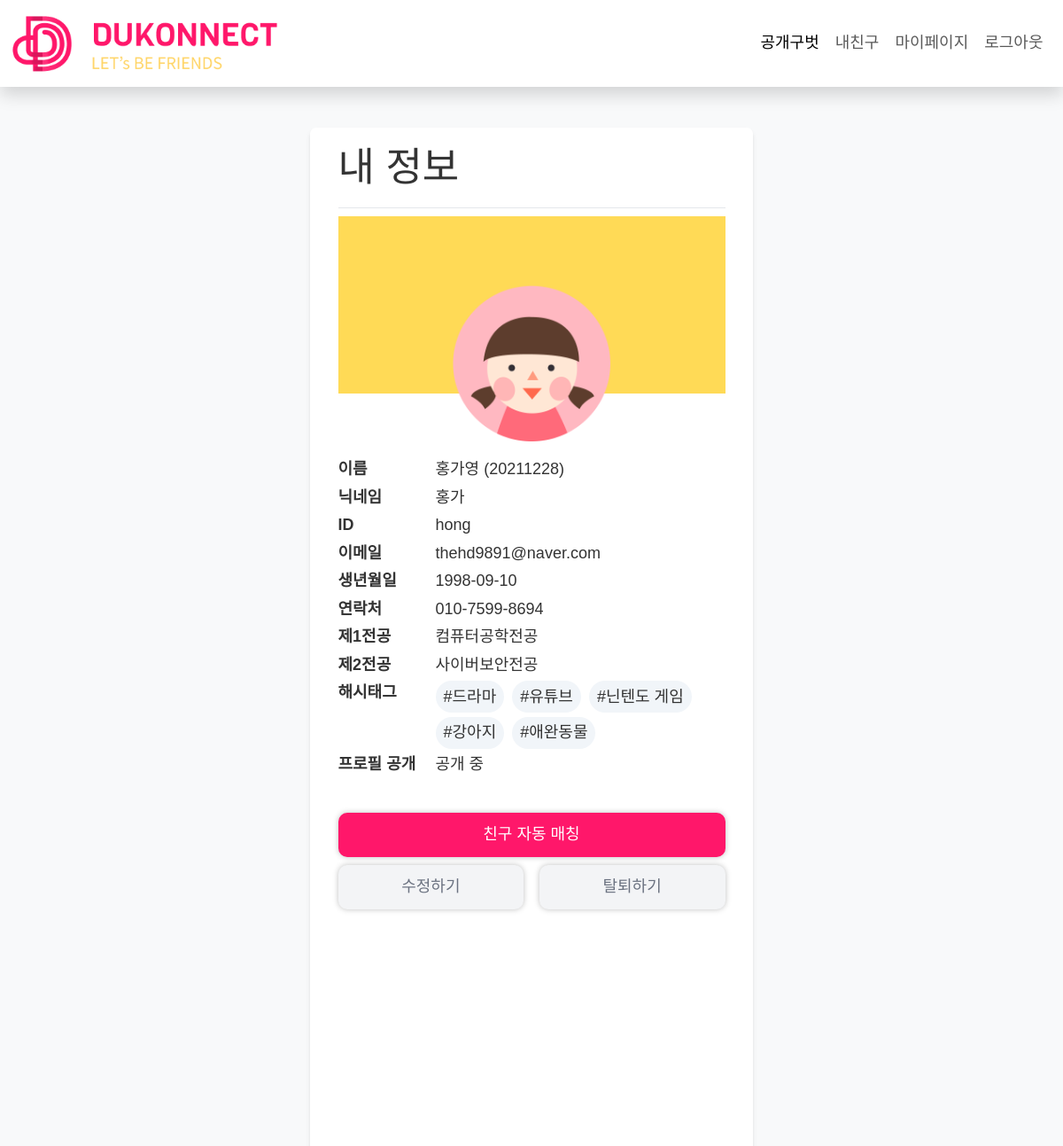
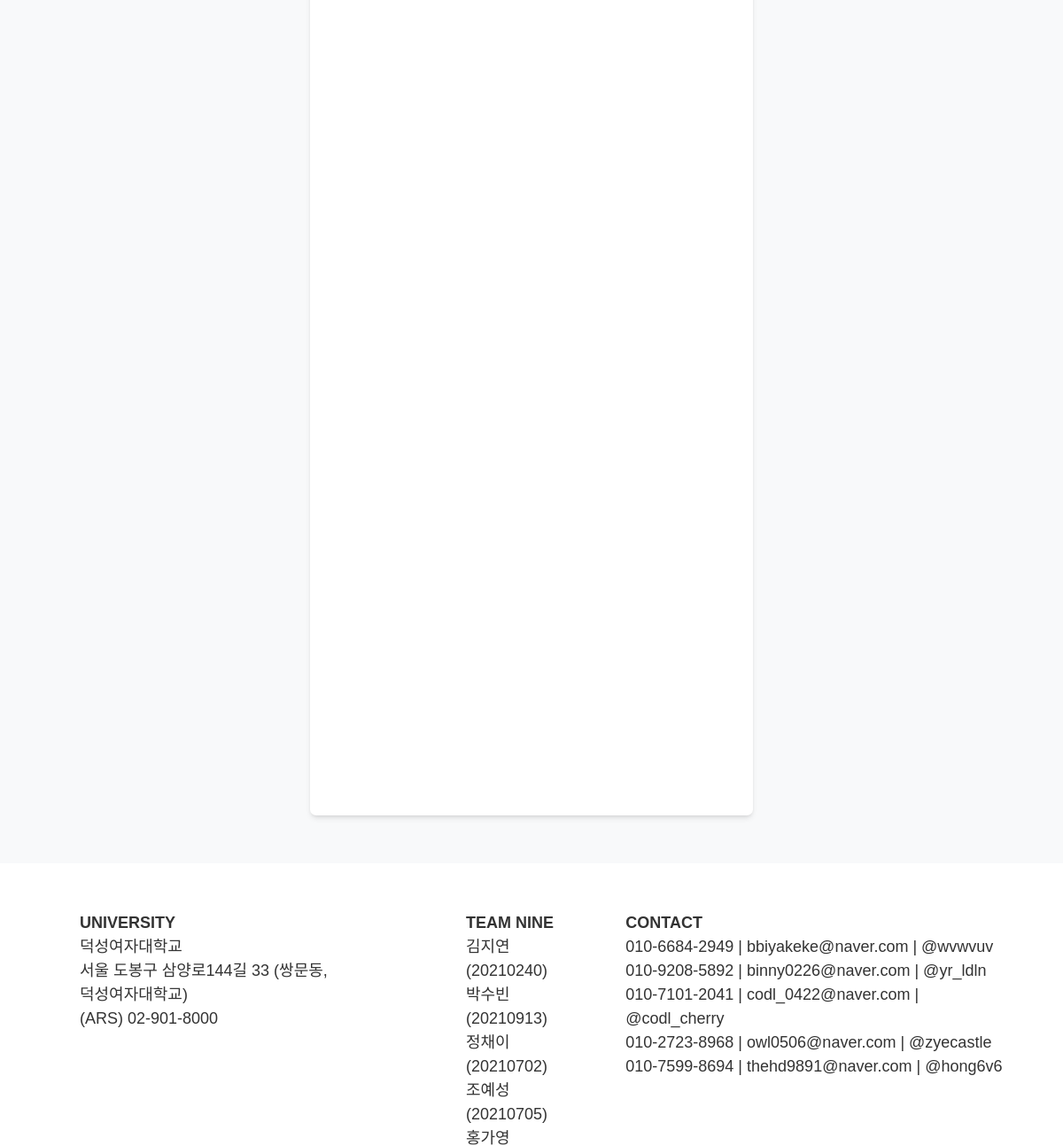
The page /mypage/ (signed in) on the database its author committed (2 pictures, top to bottom).
### app/models.py (models this page shows, shortened)
class User(AbstractUser):
    major = [
        ('국어국문학전공', '국어국문학전공'),
        ('일어일문학전공', '일어일문학전공'),
        ('중어중문학전공', '중어중문학전공'),
        ('영어영문학전공', '영어영문학전공'),
        ('불어불문학전공', '불어불문학전공'),
        ('독어독문학전공', '독어독문학전공'),
        ('스페인어전공', '스페인어전공'),
        ('사학전공', '사학전공'),
        ('철학전공', '철학전공'),
        ('미술사학전공', '미술사학전공'),
        ('경영학전공', '경영학전공'),
        ('회계학전공', '회계학전공'),
        ('국제통상학전공', '국제통상학전공'),
        ('법학전공', '법학전공'),
        ('문헌정보학전공', '문헌정보학전공'),
        ('사회학전공', '사회학전공'),
        ('심리학전공', '심리학전공'),
        ('아동가족학전공', '아동가족학전공'),
        ('사회복지학전공', '사회복지학전공'),
        ('정치외교학전공', '정치외교학전공'),
        ('의상디자인전공', '의상디자인전공'),
        ('유아교육과', '유아교육과'),
        ('디지털소프트웨어공학부', '디지털소프트웨어공학부'),
        ('컴퓨터공학전공', '컴퓨터공학전공'),
        ('IT미디어공학전공', 'IT미디어공학전공'),
        ('사이버보안전공', '사이버보안전공'),
        ('소프트웨어전공', '소프트웨어전공'),
        ('바이오공학전공', '바이오공학전공'),
        ('수학전공', '수학전공'),
        ('정보통계학전공', '정보통계학전공'),
        ('화학전공', '화학전공'),
        ('식품영양학전공', '식품영양학전공'),
        ('생활체육학전공', '생활체육학전공'),
        ('동양화전공', '동양화전공'),
        ('서양화전공', '서양화전공'),
        ('실내디자인전공', '실내디자인전공'),
        ('시각디자인전공', '시각디자인전공'),
        ('텍스타일디자인전공', '텍스타일디자인전공'),
        ('한국학전공', '한국학전공'),
        ('한국어교육전공', '한국어교육전공'),
        ('가상현실융합학과', '가상현실융합학과'),
        ('데이터사이언스학과', '데이터사이언스학과'),
    ]
    name = models.CharField(max_length=20, name="name")
    nickname = models.CharField(max_length=20, name="nickname", null=True)
    studentID = models.IntegerField(name="studentID")
    birth = models.DateField(null=True, name="birth")
    tel = models.CharField(max_length=20, name="tel")
    major1 = models.CharField(max_length=20, choices=major)
    major2 = models.CharField(max_length=20, choices=major, null=True)
    tag = models.ManyToManyField(Tag, blank=True)
    open_profile = models.BooleanField()
    prof_image = models.ImageField(upload_to='images/profile/%Y/%m/%d/', blank=True)
    back_image = models.ImageField(upload_to='images/background/%Y/%m/%d/', blank=True)
    friends = models.TextField(blank=True)
    liked = models.TextField(blank=True)
    like = models.TextField(blank=True)
    create_at = models.DateTimeField(auto_now_add=True)
    update_at = models.DateTimeField(auto_now=True)
    REQUIRED_FIELDS = ['name', 'studentID', 'birth', 'tel', 'open_profile']

class Tag(models.Model):
    name = models.CharField(max_length=50)
    slug = models.SlugField(max_length=200, unique=True, allow_unicode=True)

### app/views.py (the view)
# urls.py: path('mypage/', views.Mypage.as_view(), name='mypage'),
class Mypage(LoginRequiredMixin, DetailView):
    model = User
    template_name = 'mypage.html'
    def get_object(self, queryset=None):
        return self.request.user

### app/templates/mypage.html (shortened to what this page needs)
{% extends 'module/sm_base.html' %}
{% load static %}
{% block title %}내 정보{% endblock %}
{% block content %}
    <div class="w-full h-[200px] overflow-hidden">
    </div>
    {% if object.prof_image %}
        <img src="{{ object.prof_image.url }}" alt="프로필 사진" class="w-40 h-40 block mt-[-7rem] mx-auto">
    {% else %}
        <img src="{% static 'images/profile/prof.png' %}" class="w-40 h-40 block mt-[-7rem] mx-auto" >
    {% endif %}
    <div class="info mt-3">
        <ul class="p-0">
            <li class="flex min-h-[1.75rem]">
                <b class="min-w-[110px] block">이름</b>
                {{ object.name }} ({{ object.studentID}})
            </li>
            <li class="flex min-h-[1.75rem]">
                <b class="min-w-[110px] block">닉네임</b>
                {{ object.nickname }}
            </li>
            <li class="flex min-h-[1.75rem]">
                <b class="min-w-[110px] block">ID</b>
                {{ object.username }}
            </li>
            <li class="flex min-h-[1.75rem]">
                <b class="min-w-[110px] block">이메일</b>
                {{ object.email }}
            </li>
            <li class="flex min-h-[1.75rem]">
                <b class="min-w-[110px] block">생년월일</b>
                {{ object.birth | date:"Y-m-d"  }}
            </li>
            <li class="flex min-h-[1.75rem]">
                <b class="min-w-[110px] block">연락처</b>
                {{ object.tel }}
            </li>
            <li class="flex min-h-[1.75rem]">
                <b class="min-w-[110px] block">제1전공</b>
                {{ object.major1 }}
            </li>
            <li class="flex min-h-[1.75rem]">
                <b class="min-w-[110px] block">제2전공</b>
                {{ object.major2 }}
            </li>
            <li class="flex min-h-[1.75rem]">
                <b class="min-w-[110px] block">해시태그</b>
                <ul class="p-0 flex flex-wrap">
                    {% for t in object.tag.all %}
                    <li class="bg-slate-100 block rounded-3xl mr-2 px-2 py-1 mb-1">#{{t.name}}</li>
                    {% endfor %}
                </ul>
            </li>
            <li class="flex min-h-[1.75rem]">
                <b class="min-w-[110px] block">프로필 공개</b>
                {% if object.open_profile %}
                공개 중
                {% else %}
                비공개
                {% endif%}
            </li>
        </ul>
    </div>
    <button class="pink px-3 roundedinline-block mr-1 w-full h-[50px] mt-3">친구 자동 매칭</button>
    <div class="flex justify-between mt-2">
        <a href="/accounts/update" class="w-[48%] block">
            <button class="bg-gray-100 text-gray-500 hover:text-gray-800 px-3 roundedinline-block mr-1 w-full h-[50px]">수정하기</button>
        </a>
        <a href="/accounts/update" class="w-[48%] block">
            <button class="bg-gray-100 text-gray-500 hover:text-gray-800 px-3 roundedinline-block w-full h-[50px]">탈퇴하기</button>
        </a>
    </div>
{% endblock %}

### app/templates/module/sm_base.html (shortened to what this page needs)
<!DOCTYPE html>
{% load static %}
<html lang="ko">
<head>
    <link rel="stylesheet" href="{% static 'css/bootstrap/bootstrap.min.css' %}" media="screen">
    <link rel="stylesheet" href="{% static 'css/common.css' %}" media="screen">
    <script src="https://cdn.tailwindcss.com"></script>
</head>
<body class="bg-body-tertiary">
    {% include 'module/navbar.html' %}
    <div class="container mt-32 mb-5 flex justify-center">
        <div class="row  bg-white w-[500px] p-3 min-h-[80vh] shadow-md rounded" >
            <div class="w-full" >
                <h1 class="border-b pb-3 w-full">
                    {% block title %}{% endblock %}
                </h1>
                {% block content %}{% endblock %}
            </div>
        </div>
    </div>
    {% include 'module/footer.html' %}
</body>
</html>

### app/templates/module/navbar.html (shortened to what this page needs)
<!DOCTYPE html>
<html lang="ko">
  {% load static %}
<head>
  <link href="https://cdn.jsdelivr.net/npm/bootstrap@5.3.1/dist/css/bootstrap.min.css" rel="stylesheet">
</head>
<body>
  <nav class="navbar navbar-expand-lg bg-white shadow fixed-top" >
    <div class="container-fluid">
        <a class="navbar-brand" href="/">
            <img src="{% static 'images/homepage/logo.png' %}" alt="로고" width="300" height="70" class="d-inline-block align-top">
        </a>
	<div class=" navbar-collapse justify-content-end" id="navbarNav">
		{% if user.is_authenticated %}
			<ul class="navbar-nav">
				<li class="nav-item">
					<a class="nav-link active" aria-current="page" href="/list">공개구벗</a>
				</li>
				<li class="nav-item">
					<a class="nav-link" href="/friends">내친구</a>
				</li>
				<li class="nav-item">
					<a class="nav-link" href="/mypage">마이페이지</a>
				</li>
				<li class="nav-item">
					<a class="nav-link" href="/accounts/logout">로그아웃</a>
				</li>
			</ul>
        {% endif %}
      </div>
    </div>
  </nav>
</body>
</html>

### app/templates/module/footer.html (shortened to what this page needs)
<footer class="bg-white p-5">
    <div class="w-full d-flex justify-content-evenly">
        <ul>
            <li><b>UNIVERSITY</b></li>
            <li>덕성여자대학교</li>
            <li>서울 도봉구 삼양로144길 33 (쌍문동, 덕성여자대학교)</li>
            <li>(ARS) 02-901-8000</li>
        </ul>
        <ul>
            <li><b>TEAM NINE</b></li>
            <li>김지연 (20210240)</li>
            <li>박수빈 (20210913)</li>
            <li>정채이 (20210702)</li>
            <li>조예성 (20210705)</li>
            <li>홍가영 (20211228)</li>
        </ul>
        <ul>
            <li><b>CONTACT</b></li>
            <li>010-6684-2949   |    bbiyakeke@naver.com   |   @wvwvuv</li>
            <li>010-9208-5892   |    binny0226@naver.com   |   @yr_ldln</li>
            <li>010-7101-2041   |    codl_0422@naver.com   |   @codl_cherry</li>
            <li>010-2723-8968   |    owl0506@naver.com     |   @zyecastle</li>
            <li>010-7599-8694   |    thehd9891@naver.com   |   @hong6v6</li>
        </ul>
    </div>
</footer>

### app/static/css/common.css (style rules this page uses)
* { margin: 0; padding: 0; list-style: none; box-sizing: border-box; text-decoration: none; border: none; outline: none; font-size: 18px; color: #333; font-family: 'Noto Sans KR', sans-serif; word-break: keep-all; text-align: left; }
h1, h2, h3, h4, h5, h6 { font-size: 32px; font-weight: bold; }
a { color: #333; }
button, input[type='submit'] { padding: 0 15px; border-radius: 10px !important; text-align: center; height: 40px; box-shadow: 0px 0px 6px rgba(0, 0, 0, 0.25); }
button.pink { color: #fff; background-color: #FF176A; border-color: #FF176A; }

### rows shown on the page
User: prof_image (picture), name "홍가영", studentID "20211228", nickname "홍가", username "hong", email "thehd9891@naver.com", birth "1998-09-10", tel "010-7599-8694", major1 "컴퓨터공학전공", major2 "사이버보안전공"
Tag: name "드라마"
Tag: name "유튜브"
Tag: name "닌텐도 게임"
Tag: name "강아지"
Tag: name "애완동물"
